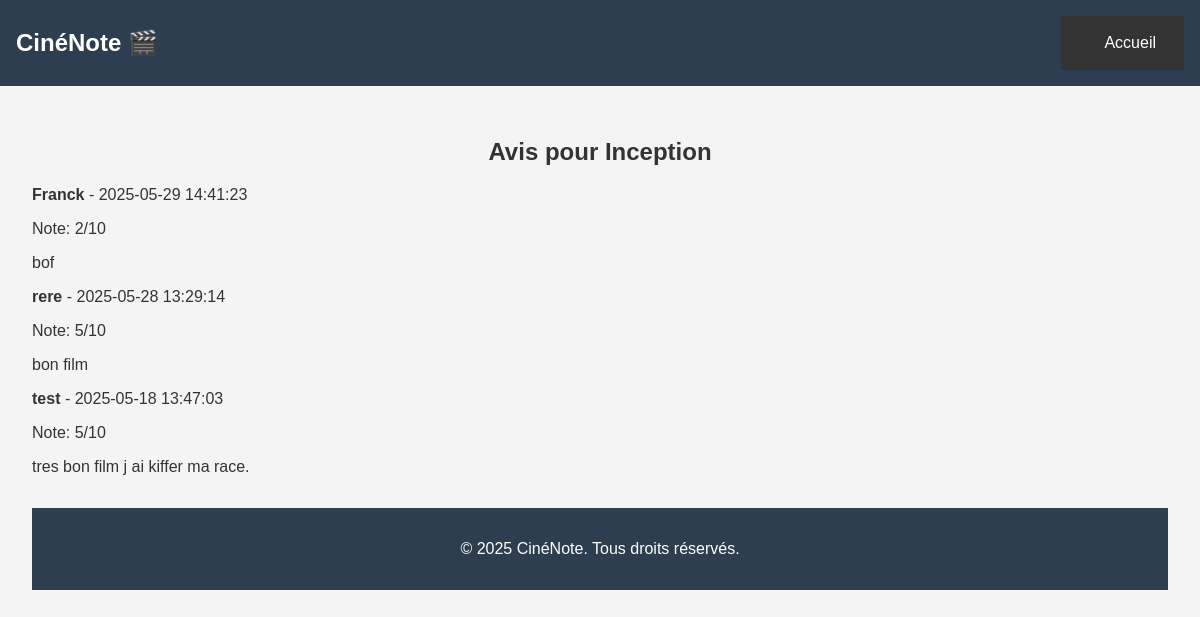
The page /pages/avis.php?movie_id=1 on the database its author committed.
### tables this page shows
CREATE TABLE `films` (
  `id` int(11) NOT NULL,
  `titre` varchar(255) DEFAULT NULL,
  `realisateur` varchar(100) DEFAULT NULL,
  `annee` int(11) DEFAULT NULL,
  `image` longblob DEFAULT NULL
);

CREATE TABLE `critiques` (
  `id` int(11) NOT NULL,
  `id_utilisateur` int(11) DEFAULT NULL,
  `id_film` int(11) DEFAULT NULL,
  `note` int(11) DEFAULT NULL,
  `commentaire` text DEFAULT NULL,
  `date` datetime DEFAULT current_timestamp()
);

CREATE TABLE `utilisateurs` (
  `id` int(11) NOT NULL,
  `nom` varchar(100) DEFAULT NULL,
  `email` varchar(100) DEFAULT NULL,
  `motdepasse` varchar(255) DEFAULT NULL,
  `type_utilisateur` enum('Admin','Utilisateur') DEFAULT 'Utilisateur'
);

### pages/avis.php (the view, shortened to what this page needs)
<?php
include("../config.php");
$movie_id = isset($_GET['movie_id']) ? $_GET['movie_id'] : null;
$movie = null;
$reviews = [];
if ($movie_id) {
    $query = 'SELECT f.titre, c.note, c.commentaire, c.date, u.nom AS utilisateur
              FROM Critiques c
              JOIN Films f ON c.id_film = f.id
              JOIN Utilisateurs u ON c.id_utilisateur = u.id
              WHERE f.id = :movie_id
              ORDER BY c.date DESC';
    $stmt = $pdo->prepare($query);
    $stmt->execute(['movie_id' => $movie_id]);
    $reviews = $stmt->fetchAll();
    $query = 'SELECT titre FROM Films WHERE id = :movie_id';
    $stmt = $pdo->prepare($query);
    $stmt->execute(['movie_id' => $movie_id]);
    $movie = $stmt->fetch();
}
include("../includes/header.php");
?>
<h2>Avis pour <?php echo htmlspecialchars($movie['titre']); ?></h2>
<?php if (empty($reviews)): ?>
    <p>Aucun avis pour ce film.</p>
<?php else: ?>
    <div class="reviews">
        <?php foreach ($reviews as $review): ?>
        <div class="review">
            <p><strong><?php echo htmlspecialchars($review['utilisateur']); ?></strong> - <?php echo $review['date']; ?></p>
            <p>Note: <?php echo $review['note']; ?>/10</p>
            <p><?php echo htmlspecialchars($review['commentaire']); ?></p>
        </div>
        <?php endforeach; ?>
    </div>
<?php endif; ?>
<?php include("../includes/footer.php"); ?>

### includes/header.php (shortened to what this page needs)
<!DOCTYPE html>
<html lang="fr">
<head>
    <link rel="stylesheet" href="/CINENOTES/assets/styles.css">
</head>
<body>
    <header>
        <div class="logo">
            <h1>CinéNote 🎬</h1>
        </div>
        <nav>
            <a class="btn-Accueil" href="/CINENOTES/pages/index.php">Accueil</a>
        </nav>
    </header>
    <main>

### includes/footer.php
<footer>
    <p>&copy; 2025 CinéNote. Tous droits réservés.</p>
</footer>
</body>
</html>

### assets/styles.css (style rules this page uses)
:root { --primary-color: #2c3e50; --secondary-color: #3498db; --accent-color: #e74c3c; --light-color: #ecf0f1; --dark-color: #2c3e50; --text-color: #333; --text-light: #fff; --button-color: #3498db; --button-hover: #2980b9; }
body { font-family: 'Roboto', sans-serif; margin: 0; padding: 0; background-color: var(--light-color); color: var(--text-color); }
header { background-color: var(--primary-color); color: var(--text-light); padding: 1rem; display: flex; justify-content: space-between; align-items: center; }
.logo h1 { margin: 0; font-size: 1.5rem; }
nav { display: flex; gap: 1rem; }
nav a { color: var(--text-light); text-decoration: none; padding: 0.5rem; transition: background-color 0.3s ease; }
main { padding: 2rem; }
footer { background-color: var(--dark-color); color: var(--text-light); text-align: center; padding: 1rem; margin-top: 2rem; }
body { font-family: Arial, sans-serif; background-color: #f4f4f4; margin: 0; padding: 0; }
nav { background-color: #333; color: #fff; padding: 10px 20px; display: flex; justify-content: space-between; align-items: center; }
nav a { color: #fff; text-decoration: none; margin-left: 15px; }
h2 { text-align: center; margin-top: 20px; }
html, body { height: 100%; margin: 0; }
body { display: flex; flex-direction: column; min-height: 100vh; }
header { flex-shrink: 0; }
main { flex: 1 0 auto; padding: 2rem; }
footer { flex-shrink: 0; }

### rows shown on the page
films: titre "Inception"
critiques: id_utilisateur.nom "Franck", date "2025-05-29 14:41:23", note "2", commentaire "bof"
critiques: id_utilisateur.nom "rere", date "2025-05-28 13:29:14", note "5", commentaire "bon film"
critiques: id_utilisateur.nom "test", date "2025-05-18 13:47:03", note "5", commentaire "tres bon film j ai kiffer ma race."
